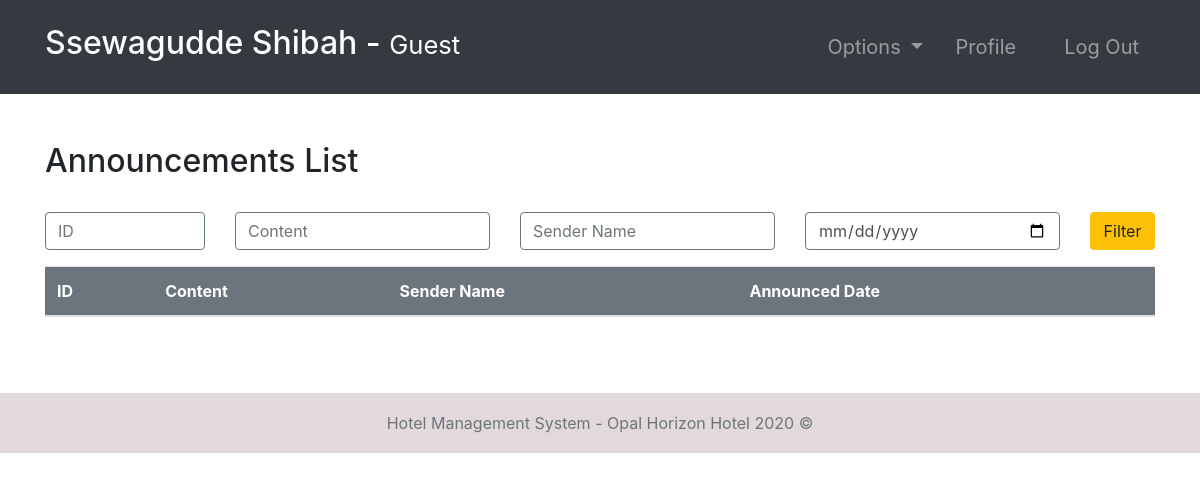
Page /announcements/ (signed in) on the earlier database version.
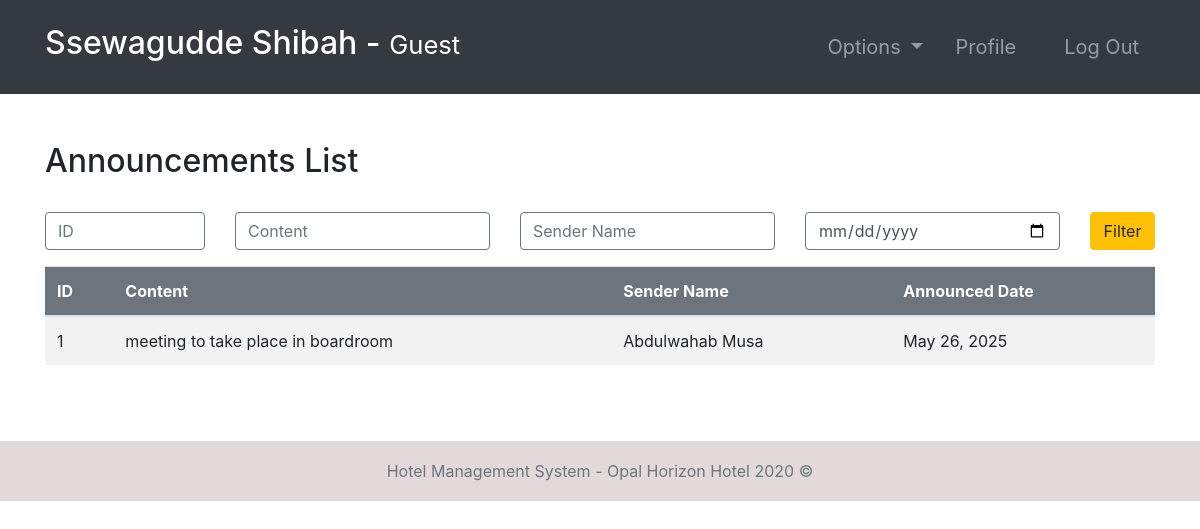
Same page on the later database version.
### hotel/models.py (models this page shows, shortened)
class Announcement(models.Model):
    content = models.TextField()
    sender = models.ForeignKey('accounts.Employee', null=True, on_delete=models.CASCADE)
    date = models.DateField(default=timezone.now)

### accounts/models.py (models this page shows, shortened)
class Employee(models.Model):
    user = models.OneToOneField(User, null=True, on_delete=models.CASCADE)
    phoneNumber = PhoneNumberField(unique=True)
    salary = models.FloatField()

### hotel/views.py (the view, shortened to what this page needs)
# urls.py: path('announcements/', announcements, name="announcements"),
@ login_required(login_url='login')
def announcements(request):
    role = str(request.user.groups.all()[0])
    path = role + "/"
    announcements = Announcement.objects.all()
    context = {
        "role": role,
        'announcements': announcements
    }
    return render(request, path + "announcements.html", context)

### accounts/models.py (called while the page is built)
    def currentRoom(self):
        Booking = apps.get_model('room', 'Booking')
        booking = Booking.objects.filter(guest=self).last()
        return booking.roomNumber

### room/models.py (called while the page is built)
    def __str__(self):
        return str(self.number)

### templates/guest/announcements.html
{% extends '../index.html' %}
{% block context %}
{% include '../common_pages/authorized-announcements.html' %}
{% endblock %}

### templates/common_pages/authorized-announcements.html (shortened to what this page needs)
<div class="container py-5">
    <div class="row mb-4">
        <div class="col-lg-4 col-md-6 col-sm-12">
            <h2>Announcements List</h2>
        </div>
    </div>
    <form action="" method="POST" class="mb-3">
        <div class="row g-3">
            <div class="col-md-2">
                <input type="number" name="id" value="{{id}}" class="form-control border border-secondary" placeholder="ID">
            </div>
            <div class="col-md-3">
                <input type="text" name="content" value="{{content}}" class="form-control border border-secondary" placeholder="Content">
            </div>
            <div class="col-md-3">
                <input type="text" name="name" value="{{name}}" class="form-control border border-secondary" placeholder="Sender Name">
            </div>
            <div class="col-md-3">
                <input type="date" class="form-control border border-secondary" name="date" value="{{date}}">
            </div>
            <div class="col-md-1">
                <button type="submit" name="filter" class="btn btn-warning w-100">Filter</button>
            </div>
        </div>
    </form>
    <table class="table table-hover table-striped">
        <thead class="bg-secondary text-white">
            <tr>
                <th>ID</th>
                <th>Content</th>
                <th>Sender Name</th>
                <th>Announced Date</th>
            </tr>
        </thead>
        <tbody>
            {% for announcement in announcements %}
            <tr>
                <td>{{announcement.id}}</td>
                <td>{{announcement.content}}</td>
                <td>{{announcement.sender.user.first_name}} {{announcement.sender.user.last_name}}</td>
                <td>{{announcement.date}}</td>
            </tr>
            {% endfor %}
        </tbody>
    </table>
</div>

Differences in the rows shown:
added Announcement: id "1", content "meeting to take place in boardroom", sender.user.first_name "Abdulwahab", sender.user.last_name "Musa", date "May 26, 2025"
